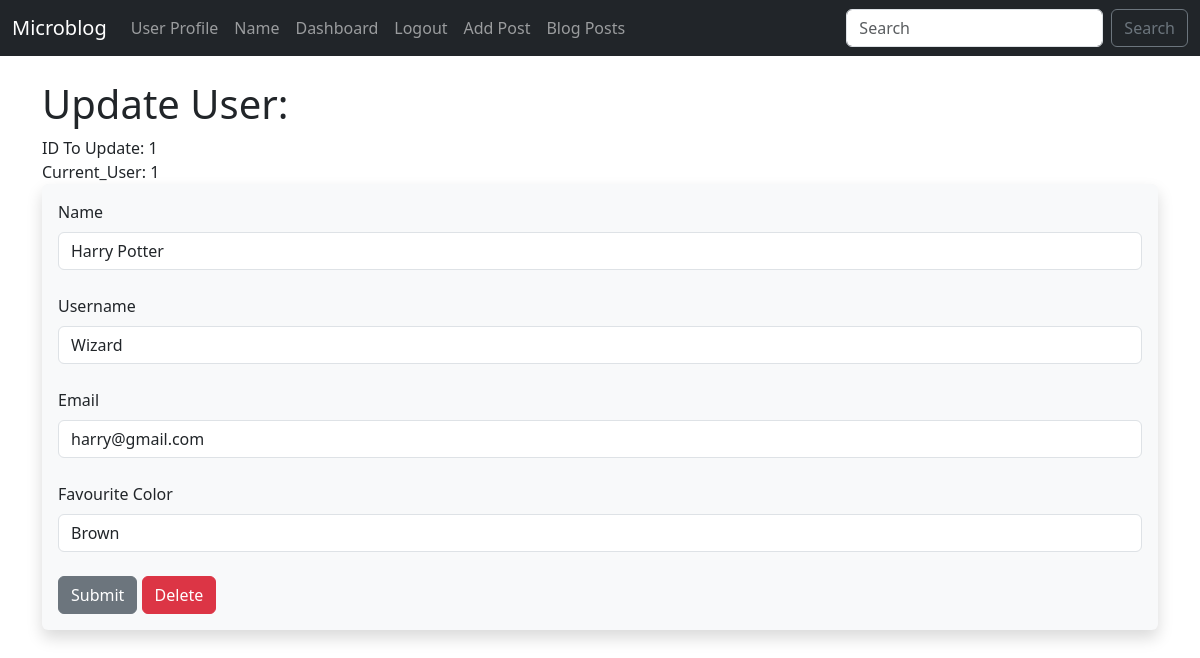
/update/1 (signed in), run on the app's committed database.
### app/models.py (models this page shows, shortened)
class User(db.Model, UserMixin):
    id = db.Column(db.Integer, primary_key=True)
    username = db.Column(db.String(20), nullable=False, unique=True)
    name = db.Column(db.String(200), nullable=False)
    email = db.Column(db.String(120), nullable=False, unique=True)
    favourite_color = db.Column(db.String(120))
    date_added = db.Column(db.DateTime, default=datetime.utcnow)
    password_hash = db.Column(db.String(128))
    posts = db.relationship("Post", backref="poster")
    @property
    def password(self):
        raise AttributeError('Password is not a readable attribute!')

### app/routes.py (the view)
@app.route("/update/<int:id>", methods=["GET","POST"])
@login_required
def update(id):
    form = UserForm()
    name_to_update = User.query.get_or_404(id)
    if request.method == "POST":
        name_to_update.name = request.form['name']
        name_to_update.email = request.form['email']
        name_to_update.favourite_color = request.form['favourite_color']
        name_to_update.username = request.form['username']
        try:
            db.session.commit()
            flash("User Updated Succesfuly")
            return render_template("update.html", form=form, name_to_update=name_to_update, id=id)
        except:
            flash("Error! Problem occurred... try again..")
            return render_template("update.html", form=form, name_to_update=name_to_update)
    else:
        return render_template("update.html", form=form, name_to_update=name_to_update, id=id)

### app/forms.py
class UserForm(FlaskForm):
    name = StringField("Name", validators=[DataRequired()])
    username = StringField("Username", validators=[DataRequired()])
    email = StringField("Email ", validators=[DataRequired()])
    favourite_color = StringField("Favourite Color")
    password_hash = PasswordField("Password", validators=[DataRequired(),EqualTo('password_hash2', message="Passwords Must Match!")])
    password_hash2 = PasswordField("Confirm Password", validators=[DataRequired()])
    submit = SubmitField("Submit")

### app/routes.py (called while the page is built)
@login_manager.user_loader
def load_user(user_id):
    return User.query.get(int(user_id))

### app/templates/update.html (shortened to what this page needs)
{% extends "base.html" %}
{% block content %}
{% if id == current_user.id %}
<h1>Update User:</h1>
ID To Update: {{ id }} <br />
Current_User: {{ current_user.id }}
<br />
<div class="shadow p-3 mb-5 bg-body-tertiary rounded">
    <form action="/update/{{ name_to_update.id }}" method="post">
        {{ form.name.label(class="form-label") }}
        {{ form.name(class="form-control", value=name_to_update.name) }}
        <br />
        {{ form.username.label(class="form-label") }}
        {{ form.username(class="form-control", value=name_to_update.username) }}
        <br />
        {{ form.email.label(class="form-label") }}
        {{ form.email(class="form-control", value=name_to_update.email) }}
        <br />
        {{ form.favourite_color.label(class="form-label") }}
        {{ form.favourite_color(class="form-control", value=name_to_update.favourite_color) }}
        <br />
        {{ form.submit(class="btn btn-secondary") }}
        <a href="{{ url_for('delete',id=id) }}" class="btn btn-danger">Delete</a>
    </form>
</div>
{% else %}
<div class="alert alert-warning alert-dismissible fade show" role="alert">
    Sorry, you are not authorized to edit this page.
</div>
<h2>Access Denied</h2>
<p>You do not have the permissions to edit this profile!</p>
{% endif %}
{% endblock %}

### data on the page
User: id "1", name "Harry Potter", username "Wizard", email "harry@gmail.com", favourite_color "Brown"

### other printed values
{{ id }} "1"
